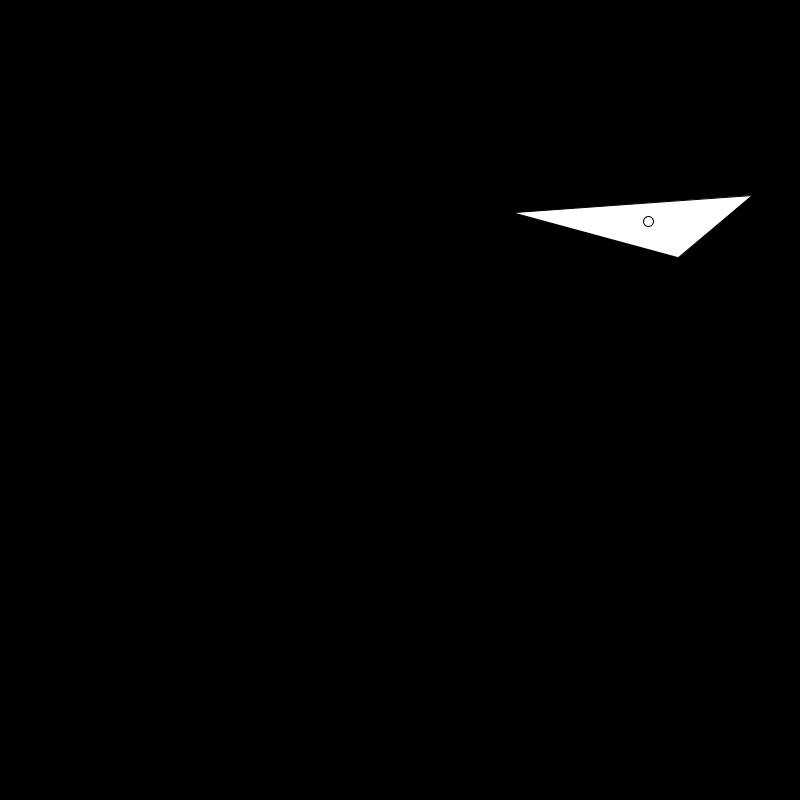
Frame 1 (no input)
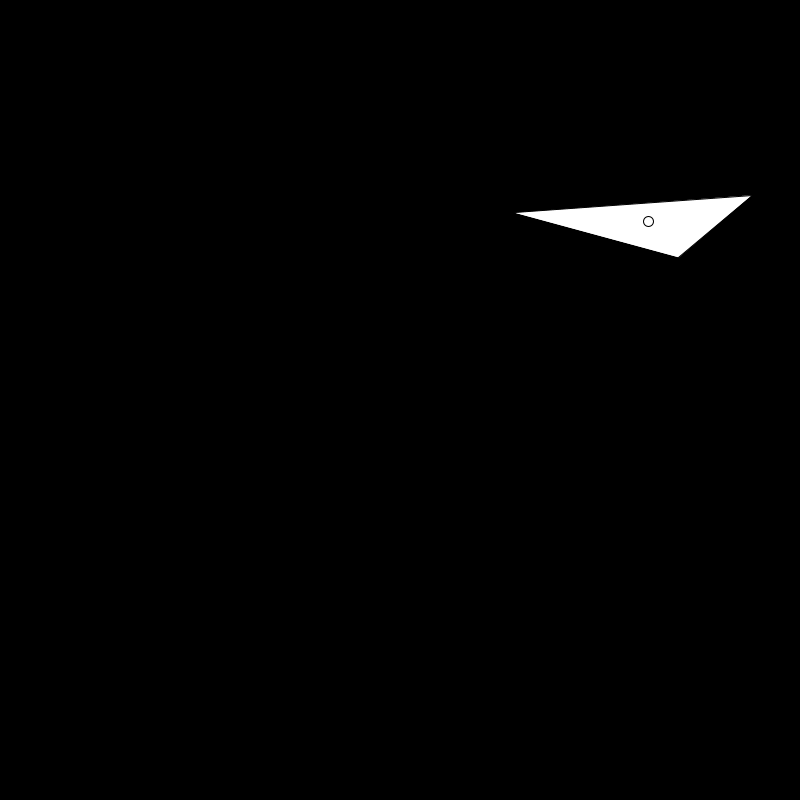
Frame 2 (the mouse pressed at the canvas centre, redrawn once)

The Processing sketch that drew these frames (run headless with seeded random() and noise(); the mouse was pressed at the canvas centre and the sketch redrawn once):

// Processing sketch: processing_97083
// ── processing_97083.pde

// calculates the the centroid (area not point) of a non-self-intersecting closed polygon 

float [][] polygon;// input data = 2 dimensional array | polygon[vertexnumber][ 0 or 1 (x or y)]

void setup() {
  size(800, 800);
  noLoop();
  background(0);
  fill(255);
  polygon = new float[3][2];
  for (int i = 0; i<3; i++) {
    polygon[i][0] = random(10, 790); // x point, 
    polygon[i][1] = random(10, 790); // y point,
  }
}

void draw() {
  beginShape();

  for (int i = 0; i<3; i++) {
    vertex(polygon[i][0], polygon[i][1]);
  }
  endShape();

  PVector centerOfMass = calculateCentroid(polygon);
 
  ellipse(centerOfMass.x, centerOfMass.y, 10, 10);
}  



PVector calculateCentroid(float [][] poly ) {

  float xArrayTemp [] = new float [poly.length+1];
  float yArrayTemp [] = new float [poly.length+1];


  for (int i = 0; i<poly.length; i++) {
    xArrayTemp [i]=poly[i][0];
  }
  for (int i = 0; i<poly.length; i++) {
    yArrayTemp [i]=poly[i][1];
  }

  xArrayTemp [poly.length]=poly[0][0];
  yArrayTemp [poly.length]=poly[0][1];

  float flaeche =0;

  for (int i = 0; i<poly.length; i++) {
    flaeche += (xArrayTemp[i]*yArrayTemp[i+1])-(xArrayTemp[i+1]*yArrayTemp[i]);
  }


  flaeche=0.5*flaeche;

  float xTemp =0;
  float yTemp =0;


  for (int i = 0; i<poly.length; i++) {
    xTemp += ((xArrayTemp[i]+xArrayTemp[i+1])*((xArrayTemp[i]*yArrayTemp[i+1])-(xArrayTemp[i+1]*yArrayTemp[i])));
    yTemp += ((yArrayTemp[i]+yArrayTemp[i+1])*((xArrayTemp[i]*yArrayTemp[i+1])-(xArrayTemp[i+1]*yArrayTemp[i])));
  } 

  yTemp =yTemp /(6*flaeche);
  xTemp =xTemp /(6*flaeche);


  PVector cen = new PVector(xTemp, yTemp);
  return cen;
}
